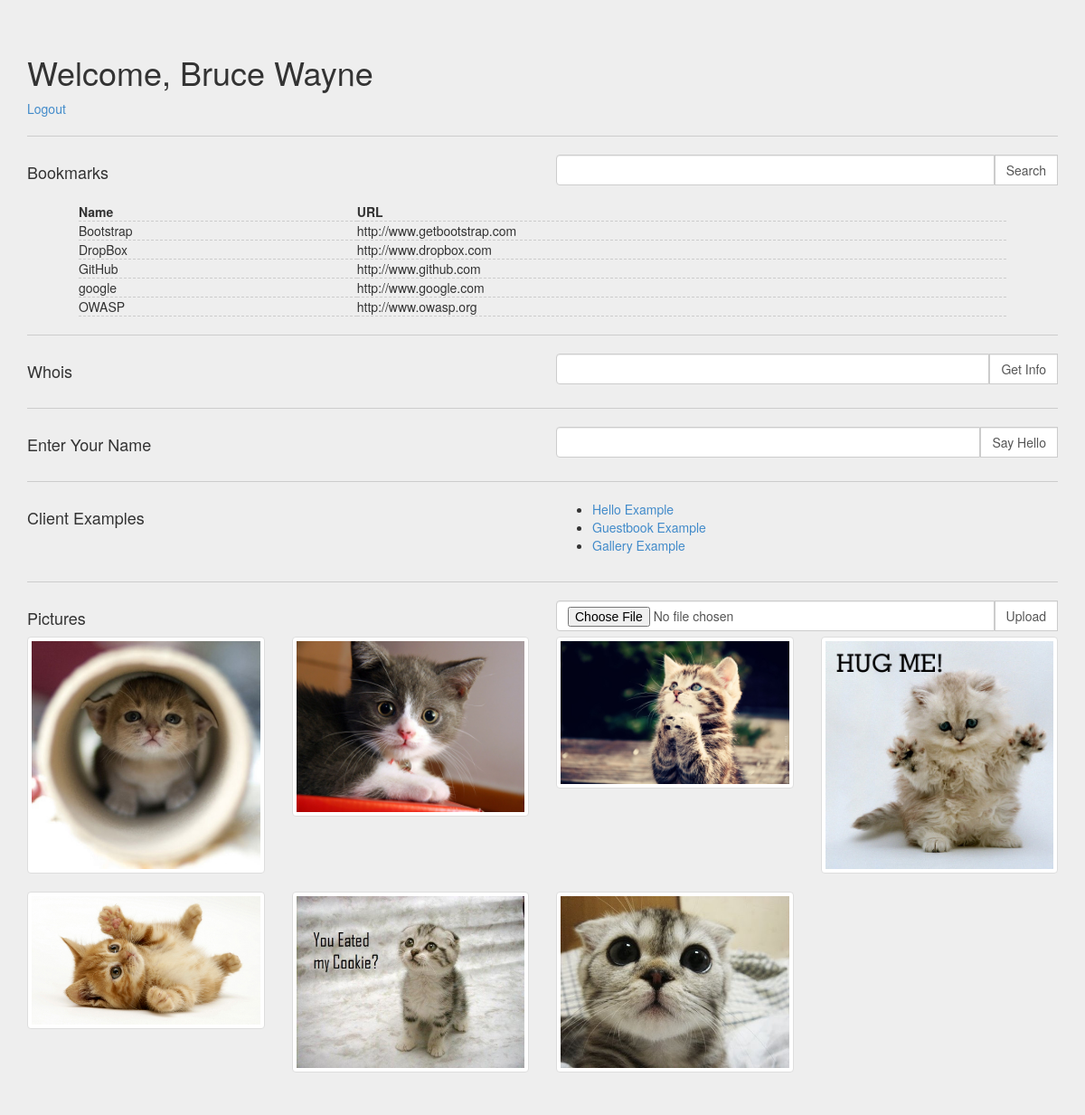
/welcome.php (signed in), run on the app's committed database.
### tables this page shows
CREATE TABLE accounts (
    id int PRIMARY KEY AUTO_INCREMENT,
    username varchar(255),
    password varchar(255),
    firstname varchar(255),
    lastname varchar(255)
);

CREATE TABLE bookmarks (
    id int PRIMARY KEY AUTO_INCREMENT,
    name varchar(255),
    url varchar(255)
);

### public/welcome.php (the view, shortened to what this page needs)
<?php
include 'opendb.inc';
$query  = "SELECT * FROM accounts WHERE id=". base64_decode($_COOKIE['uid']);
$result = $mysqli->query($query) or die(mysql_error($conn) . '<p><b>SQL Statement:</b>' . $query);
if ($result->num_rows > 0) {
    $row = $result->fetch_array(MYSQLI_ASSOC);
    $firstname = $row['firstname'];
    $lastname = $row['lastname'];
}
if (isset($_REQUEST['search'])){
    $sq = "SELECT name, url FROM bookmarks WHERE name like '%" . $_REQUEST['search'] . "%' ORDER BY name";
} else {
    $sq = "SELECT name, url FROM bookmarks ORDER BY name";
}
$search_result = $mysqli->query($sq) or die(mysql_error($conn) . '<p><b>SQL Statement:</b>' . $sq);
?><!DOCTYPE html>
<html lang="en">
  <head>
    <link href="css/bootstrap.min.css" rel="stylesheet">
    <link href="style.css" rel="stylesheet">
  </head>
  <body>
    <div class="container">
      <h1>Welcome, <?php echo $firstname; ?> <?php echo $lastname; ?></h1>
      <p><a href="logout.php">Logout</a></p>
      <hr/>
        <div class="row">
            <div class="col-md-6">
                <h4>Bookmarks</h4>
            </div>
            <div class="col-md-6">
                <form method="POST" action="" id="bookmark-search">
                    <div class="input-group">
                        <input type="text" class="form-control" name="search" />
                        <div class="input-group-btn">
                            <button type="submit" class="form-control">Search</button>
                        </div>
                    </div>
                </form>
            </div>
        </div>
        <table>
            <thead>
                <tr>
                    <th width="30%">Name</th>
                    <th width="70%">URL</th>
                </tr>
            </thead>
            <tbody>
                <?php while($search_row = $search_result->fetch_array(MYSQLI_NUM)) {
                    echo "<tr>";
                    echo "<td>$search_row[0]</td>";
                    echo "<td>$search_row[1]</td>";
                    echo "</tr>";
                } ?>
            </tbody>
        </table>
        <hr/>
        <div class="row">
            <div class="col-md-6">
                <h4>Whois</h4>
            </div>
            <div class="col-md-6">
                <form method="GET" action="/whois.php" id="whois-form">
                    <div class="input-group">
                        <input type="text" class="form-control" name="hostname" />
                        <div class="input-group-btn">
                            <button type="submit" class="form-control">Get Info</button>
                        </div>
                    </div>
                </form>
            </div>
        </div>
        <hr/>
        <div class="row">
            <div class="col-md-6">
                <h4>Enter Your Name</h4>
            </div>
            <div class="col-md-6">
                <form method="GET" action="/hello.php" id="hello-form">
                    <div class="input-group">
                        <input type="text" class="form-control" name="name" />
                        <div class="input-group-btn">
                            <button type="submit" class="form-control">Say Hello</button>
                        </div>
                    </div>
                </form>
            </div>
        </div>
        <hr/>
        <div class="row">
            <div class="col-md-6">
                <h4>Client Examples</h4>
            </div>
            <div class="col-md-6">
                <ul>
                    <li><a href="/hello/">Hello Example</a></li>
                    <li><a href="/guestbook/">Guestbook Example</a></li>
                    <li><a href="/gallery/">Gallery Example</a></li>
                </ul>
            </div>
        </div>
        <hr/>
        <div class="row">
            <div class="col-md-6">
                <h4>Pictures</h4>
            </div>
            <div class="col-md-6">
                <form method="POST" action="/upload.php" id="image-upload" enctype="multipart/form-data">
                    <div class="input-group">
                        <input type="file" class="form-control" name="image" />
                        <div class="input-group-btn">
                            <button type="submit" class="form-control">Upload</button>
                        </div>
                    </div>
                </form>
            </div>
        </div>
        <div class="row">
            <?php
                foreach(array_diff(scandir('uploads'), array('..', '.')) as $file) {
                    echo '<div class="col-xs-6 col-md-3">';
                    echo '<a href="/uploads/'.$file.'" class="thumbnail"><img src="/uploads/'.$file.'" /></a>';
                    echo '</div>';
                }
            ?>
        </div>
    </div>
  </body>
</html>

### public/style.css (style rules this page uses)
body { padding-top: 40px; padding-bottom: 40px; background-color: #eee; }
table { width: 90%; margin: 1em auto; }
table tr { border-bottom: 1px dashed #CCCCCC; }
hr { border-top: 1px solid #cccccc; }

### data on the page
accounts: firstname "Bruce", lastname "Wayne"
bookmarks: name "Bootstrap", url "http://www.getbootstrap.com"
bookmarks: name "DropBox", url "http://www.dropbox.com"
bookmarks: name "GitHub", url "http://www.github.com"
bookmarks: name "google", url "http://www.google.com"
bookmarks: name "OWASP", url "http://www.owasp.org"
